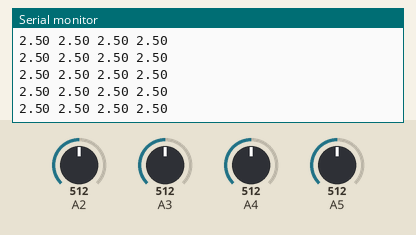
The sketch below on a simulated Arduino Uno, built with avr-gcc and run on an emulated ATmega328P. Shown: the last lines printed to the serial monitor. The inputs (shaded band) are chosen by the test bench; at power-on: A2 = 512, A3 = 512, A4 = 512, A5 = 512.

Above: at 1.2 s.
1.3 s: A2 set to 716
At 1.36 s:
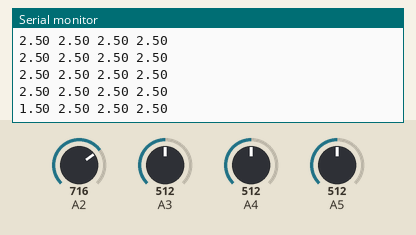
2.8 s: A3 set to 716
At 2.82 s:
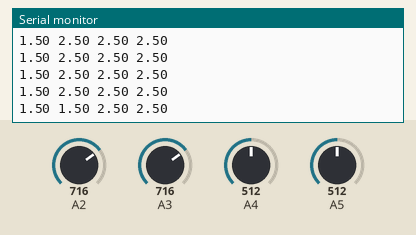
4.3 s: A4 set to 716
At 4.32 s:
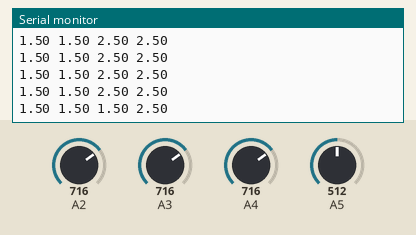
5.8 s: A5 set to 716
At 5.83 s:
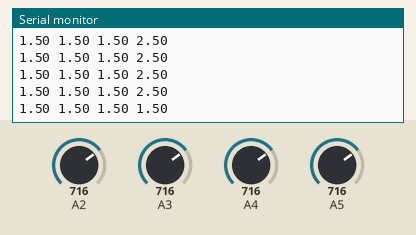
7.3 s: A2 set to 992
At 7.34 s:
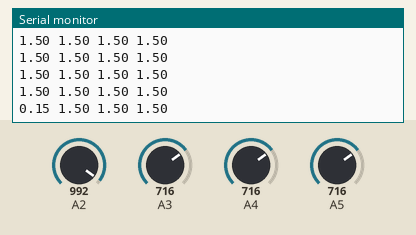
8.8 s: A3 set to 992
At 8.84 s:
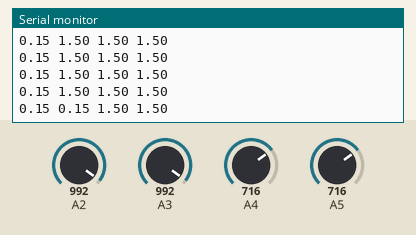
Timing chart, 0 to 11.8 s (numbered marks = the images above; inputs shaded):
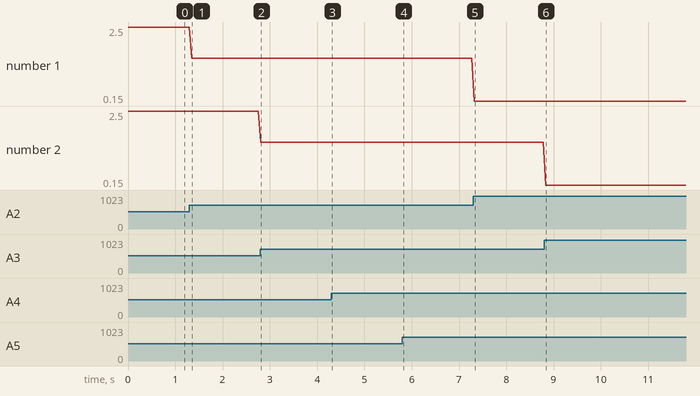

The sketch:

PressureSensorReadTest.ino
```cpp
//Audrino code to read in the six sensors
//Reads data every 100ms
float sensorValues[4];
float voltConvert = (5.0 / 1023.0);
void setup()
{
  //start Serial
  Serial.begin(9600);
}

void loop()
{
  //reading in sensor data from 4 analog sensors

  sensorValues[0] = 5 - (analogRead(A2) * voltConvert);
  sensorValues[1] = 5 - (analogRead(A3) * voltConvert);
  sensorValues[2] = 5 - (analogRead(A4) * voltConvert);
  sensorValues[3] = 5 - (analogRead(A5) * voltConvert);

 /*
  if(!SD.begin(2)){ //Writing data to the SD card
    Serial.write("Failed to read SD\n");
  }else{
    File data = SD.open("sensordata.csv", FILE_WRITE);
    char row[9] = "";
    for(int i = 0; i < 7; i++)
    {
      row[i] = sensorValues[i];
      i++;
      row[i] = ','; //creating a comma separated file
    }
    row[7] = sensorValues[3];
    row[8] = '\n';
    data.write(row);
    Serial.write(data.read());
    data.close();
  }
  */
  Serial.print(sensorValues[0]);
  Serial.print(" ");
  Serial.print(sensorValues[1]);
  Serial.print(" ");
  Serial.print(sensorValues[2]);
  Serial.print(" ");
  Serial.println(sensorValues[3]);
  delay(50); //wait 100ms

}
```

Measured:
- after the input at 1.3 s, the serial monitor: prints a new line after 0.05 s (image 1)
- after the input at 2.8 s, the serial monitor: prints a new line at once (image 2)
- after the input at 4.3 s, the serial monitor: prints a new line at once (image 3)
- after the input at 5.8 s, the serial monitor: prints a new line at once (image 4)
- after the input at 7.3 s, the serial monitor: prints a new line at once (image 5)
- after the input at 8.8 s, the serial monitor: prints a new line at once (image 6)
- plotted number 1: 2.5 → 1.5 after the input at 1.3 s, 1.5 → 0.15 after the input at 7.3 s
